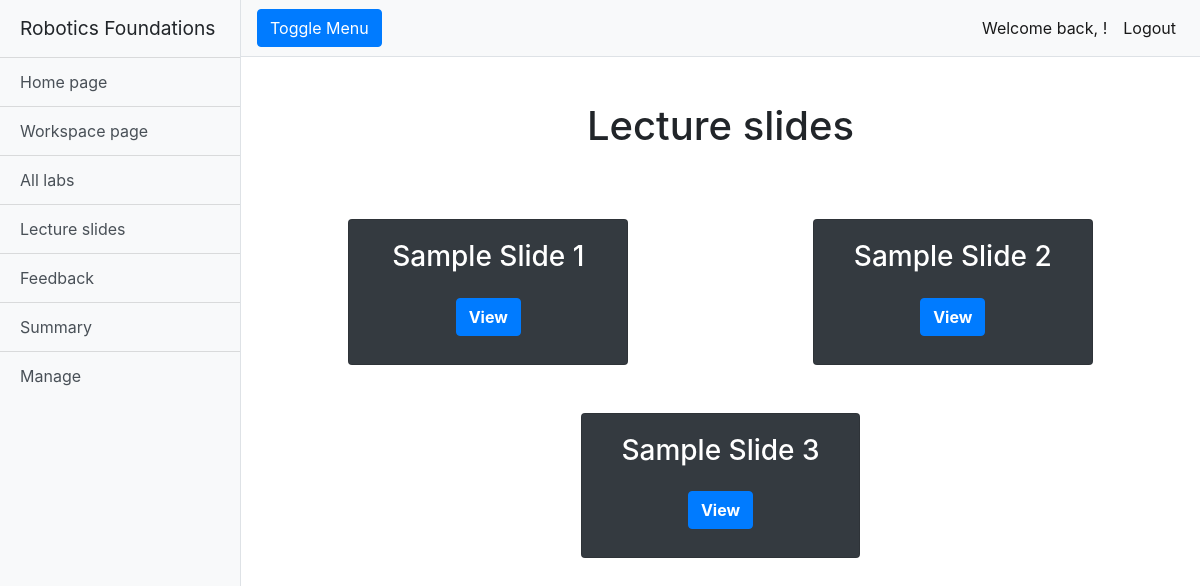
Page /rfwa/lectureslides/ (signed in) on the earlier database version.
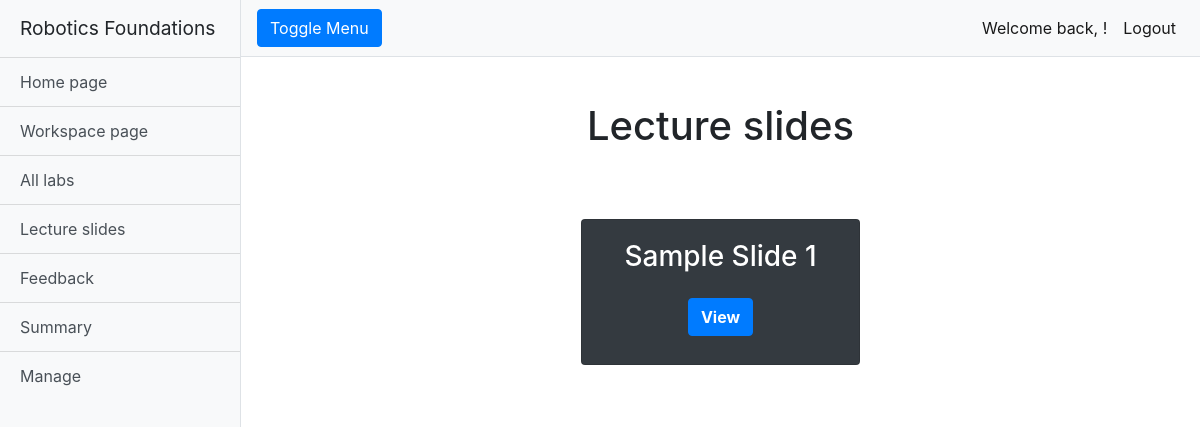
Same page on the later database version.
### rfwa/models.py (models this page shows, shortened)
class Slide(models.Model):
    name = models.CharField(max_length=128)
    lecture_Files = models.FileField(upload_to='slides/')
    slug = models.SlugField(primary_key=True, blank=True)

### rfwa/views.py (the view)
# urls.py: path('lectureslides/', views.lectureslides, name='lectureslides'),
@login_required
def lectureslides(request):
    slides = Slide.objects.order_by('name')
    return render(request, 'rfwa/lectureslides.html', {'slides': slides})

### templates/rfwa/lectureslides.html (shortened to what this page needs)
{% extends "rfwa/base.html" %}
{% block body_block %}
<div class="container-fluid">
  <h1 class="mt-4">Lecture slides</h1>
  {% if slides %}
  <div class="container-fluid mt-5">
    {% for slide in slides %}
    {% cycle 'row' '' as row silent %}
    {% if row %}
    <div class="row justify-content-around">
      {% endif %}
      <div class="col-sm-10 col-md-10 col-lg-4 mb-5">
        <div class="card bg-dark text-white mx-auto">
          <div class="card-body text-center">
            <h3 class="card-title">{{slide.name}}</h3>
            <div class="row pb-2 justify-content-around mt-4">
              <button class="btn btn-primary font-weight-bold" rel="noopener noreferrer"
                onclick=" window.open('../../media/{{slide.lecture_Files}}','_blank')">View</button>
            </div>
          </div>
        </div>
      </div>
      {% if not row %}
    </div>
    {% endif %}
    {% endfor %}
    {% else %}
    <h2 class="text-center mt-5">There are currently no slides uploaded.</h2>
    {% endif %}
  </div>
</div>
{% endblock %}

Differences in the rows shown:
removed Slide: name "Sample Slide 2"
removed Slide: name "Sample Slide 3"
